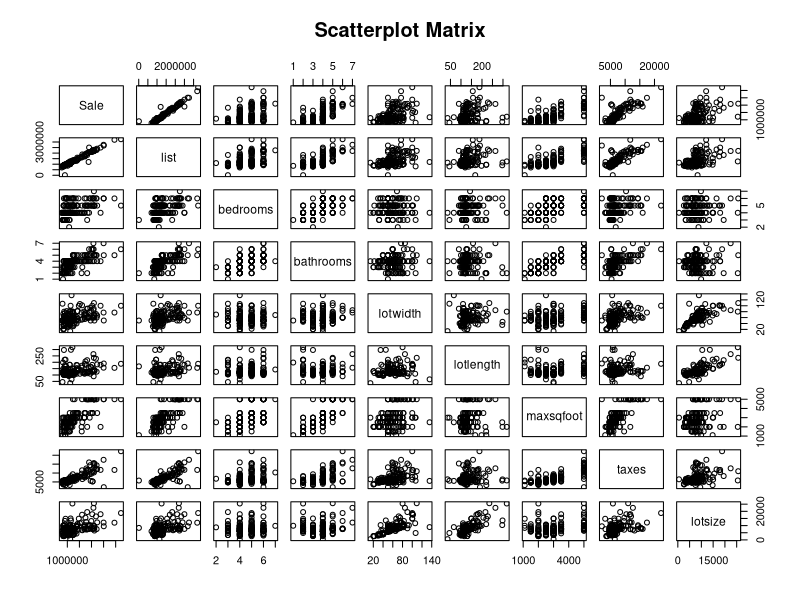

R code for this plot:
## ---- chunk 1
library(dplyr)

reale <- read.csv("reale.csv")
reale <- na.omit(reale)

reale <- reale %>%
  mutate(lotsize = lotwidth * lotlength)
## ---- chunk 2
library(knitr)
library(kableExtra)

reale_quant <- reale[, -c(1, 10)]
corr_table <- round(cor(reale_quant), 4)

kable(corr_table, caption = "Pairwise Correlations") %>%
  kable_styling(font_size = 12)

pairs(reale_quant, main = "Scatterplot Matrix")

corr_rank <- data.frame(correlation = corr_table[1, -1])
corr_rank <- corr_rank %>%
  arrange(desc(correlation))

kable(corr_rank, caption = "Correlations Ranking") %>%
  kable_styling(font_size = 12)
